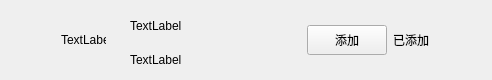
<?xml version="1.0" encoding="UTF-8"?>
<ui version="4.0">
 <class>ApplyFriendItem</class>
 <widget class="QWidget" name="ApplyFriendItem">
  <property name="geometry">
   <rect>
    <x>0</x>
    <y>0</y>
    <width>492</width>
    <height>80</height>
   </rect>
  </property>
  <property name="minimumSize">
   <size>
    <width>0</width>
    <height>80</height>
   </size>
  </property>
  <property name="maximumSize">
   <size>
    <width>16777215</width>
    <height>80</height>
   </size>
  </property>
  <property name="windowTitle">
   <string>Form</string>
  </property>
  <property name="styleSheet">
   <string notr="true"/>
  </property>
  <layout class="QHBoxLayout" name="horizontalLayout">
   <property name="topMargin">
    <number>0</number>
   </property>
   <property name="rightMargin">
    <number>0</number>
   </property>
   <property name="bottomMargin">
    <number>0</number>
   </property>
   <item>
    <spacer name="horizontalSpacer">
     <property name="orientation">
      <enum>Qt::Horizontal</enum>
     </property>
     <property name="sizeType">
      <enum>QSizePolicy::Fixed</enum>
     </property>
     <property name="sizeHint" stdset="0">
      <size>
       <width>50</width>
       <height>20</height>
      </size>
     </property>
    </spacer>
   </item>
   <item>
    <widget class="QLabel" name="icon_lab">
     <property name="minimumSize">
      <size>
       <width>45</width>
       <height>45</height>
      </size>
     </property>
     <property name="maximumSize">
      <size>
       <width>45</width>
       <height>45</height>
      </size>
     </property>
     <property name="text">
      <string>TextLabel</string>
     </property>
    </widget>
   </item>
   <item>
    <widget class="QWidget" name="widget" native="true">
     <layout class="QHBoxLayout" name="horizontalLayout_2">
      <item>
       <widget class="QWidget" name="widget_2" native="true">
        <layout class="QVBoxLayout" name="verticalLayout">
         <property name="spacing">
          <number>10</number>
         </property>
         <property name="topMargin">
          <number>2</number>
         </property>
         <property name="bottomMargin">
          <number>2</number>
         </property>
         <item>
          <widget class="QLabel" name="user_name_lab">
           <property name="minimumSize">
            <size>
             <width>100</width>
             <height>30</height>
            </size>
           </property>
           <property name="maximumSize">
            <size>
             <width>200</width>
             <height>30</height>
            </size>
           </property>
           <property name="text">
            <string>TextLabel</string>
           </property>
          </widget>
         </item>
         <item>
          <widget class="QLabel" name="user_chat_lab">
           <property name="minimumSize">
            <size>
             <width>100</width>
             <height>30</height>
            </size>
           </property>
           <property name="maximumSize">
            <size>
             <width>200</width>
             <height>30</height>
            </size>
           </property>
           <property name="text">
            <string>TextLabel</string>
           </property>
          </widget>
         </item>
        </layout>
       </widget>
      </item>
      <item>
       <spacer name="horizontalSpacer_3">
        <property name="orientation">
         <enum>Qt::Horizontal</enum>
        </property>
        <property name="sizeHint" stdset="0">
         <size>
          <width>40</width>
          <height>20</height>
         </size>
        </property>
       </spacer>
      </item>
      <item>
       <widget class="ClickedBtn" name="addBtn">
        <property name="minimumSize">
         <size>
          <width>80</width>
          <height>30</height>
         </size>
        </property>
        <property name="maximumSize">
         <size>
          <width>80</width>
          <height>30</height>
         </size>
        </property>
        <property name="text">
         <string>添加</string>
        </property>
       </widget>
      </item>
      <item>
       <widget class="QLabel" name="already_add_lab">
        <property name="minimumSize">
         <size>
          <width>40</width>
          <height>0</height>
         </size>
        </property>
        <property name="text">
         <string>已添加</string>
        </property>
       </widget>
      </item>
      <item>
       <spacer name="horizontalSpacer_2">
        <property name="orientation">
         <enum>Qt::Horizontal</enum>
        </property>
        <property name="sizeType">
         <enum>QSizePolicy::Fixed</enum>
        </property>
        <property name="sizeHint" stdset="0">
         <size>
          <width>50</width>
          <height>20</height>
         </size>
        </property>
       </spacer>
      </item>
     </layout>
    </widget>
   </item>
  </layout>
 </widget>
 <customwidgets>
  <customwidget>
   <class>ClickedBtn</class>
   <extends>QPushButton</extends>
   <header location="global">clickedbtn.h</header>
  </customwidget>
 </customwidgets>
 <resources/>
 <connections/>
</ui>
